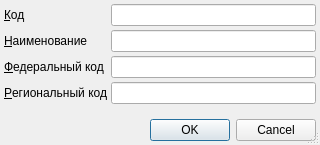
<?xml version="1.0" encoding="UTF-8"?>
<ui version="4.0">
 <class>ItemEditorDialog</class>
 <widget class="QDialog" name="ItemEditorDialog">
  <property name="geometry">
   <rect>
    <x>0</x>
    <y>0</y>
    <width>320</width>
    <height>145</height>
   </rect>
  </property>
  <property name="windowTitle">
   <string>ChangeMe!</string>
  </property>
  <property name="sizeGripEnabled">
   <bool>true</bool>
  </property>
  <layout class="QGridLayout">
   <property name="margin">
    <number>4</number>
   </property>
   <property name="spacing">
    <number>4</number>
   </property>
   <item row="3" column="1" colspan="2">
    <widget class="QLineEdit" name="edtFederalCode"/>
   </item>
   <item row="2" column="1" colspan="2">
    <widget class="QLineEdit" name="edtName"/>
   </item>
   <item row="3" column="0">
    <widget class="QLabel" name="lblFederalCode">
     <property name="sizePolicy">
      <sizepolicy hsizetype="Maximum" vsizetype="Preferred">
       <horstretch>0</horstretch>
       <verstretch>0</verstretch>
      </sizepolicy>
     </property>
     <property name="text">
      <string>&amp;Федеральный код</string>
     </property>
     <property name="buddy">
      <cstring>edtFederalCode</cstring>
     </property>
    </widget>
   </item>
   <item row="4" column="0">
    <widget class="QLabel" name="lblRegionalCode">
     <property name="sizePolicy">
      <sizepolicy hsizetype="Maximum" vsizetype="Preferred">
       <horstretch>0</horstretch>
       <verstretch>0</verstretch>
      </sizepolicy>
     </property>
     <property name="text">
      <string>&amp;Региональный код</string>
     </property>
     <property name="buddy">
      <cstring>edtRegionalCode</cstring>
     </property>
    </widget>
   </item>
   <item row="0" column="1" colspan="2">
    <widget class="QLineEdit" name="edtCode"/>
   </item>
   <item row="6" column="0">
    <spacer>
     <property name="orientation">
      <enum>Qt::Vertical</enum>
     </property>
     <property name="sizeHint" stdset="0">
      <size>
       <width>73</width>
       <height>16</height>
      </size>
     </property>
    </spacer>
   </item>
   <item row="0" column="0">
    <widget class="QLabel" name="lblCode">
     <property name="sizePolicy">
      <sizepolicy hsizetype="Maximum" vsizetype="Preferred">
       <horstretch>0</horstretch>
       <verstretch>0</verstretch>
      </sizepolicy>
     </property>
     <property name="text">
      <string>&amp;Код</string>
     </property>
     <property name="buddy">
      <cstring>edtCode</cstring>
     </property>
    </widget>
   </item>
   <item row="4" column="1" colspan="2">
    <widget class="QLineEdit" name="edtRegionalCode"/>
   </item>
   <item row="2" column="0">
    <widget class="QLabel" name="lblName">
     <property name="sizePolicy">
      <sizepolicy hsizetype="Maximum" vsizetype="Preferred">
       <horstretch>0</horstretch>
       <verstretch>0</verstretch>
      </sizepolicy>
     </property>
     <property name="text">
      <string>&amp;Наименование</string>
     </property>
     <property name="buddy">
      <cstring>edtName</cstring>
     </property>
    </widget>
   </item>
   <item row="7" column="0" colspan="3">
    <widget class="QDialogButtonBox" name="buttonBox">
     <property name="standardButtons">
      <set>QDialogButtonBox::Cancel|QDialogButtonBox::Ok</set>
     </property>
    </widget>
   </item>
  </layout>
 </widget>
 <tabstops>
  <tabstop>edtCode</tabstop>
  <tabstop>edtName</tabstop>
  <tabstop>edtFederalCode</tabstop>
  <tabstop>edtRegionalCode</tabstop>
 </tabstops>
 <resources/>
 <connections>
  <connection>
   <sender>buttonBox</sender>
   <signal>accepted()</signal>
   <receiver>ItemEditorDialog</receiver>
   <slot>accept()</slot>
   <hints>
    <hint type="sourcelabel">
     <x>133</x>
     <y>124</y>
    </hint>
    <hint type="destinationlabel">
     <x>133</x>
     <y>70</y>
    </hint>
   </hints>
  </connection>
  <connection>
   <sender>buttonBox</sender>
   <signal>rejected()</signal>
   <receiver>ItemEditorDialog</receiver>
   <slot>reject()</slot>
   <hints>
    <hint type="sourcelabel">
     <x>133</x>
     <y>124</y>
    </hint>
    <hint type="destinationlabel">
     <x>133</x>
     <y>70</y>
    </hint>
   </hints>
  </connection>
 </connections>
</ui>
